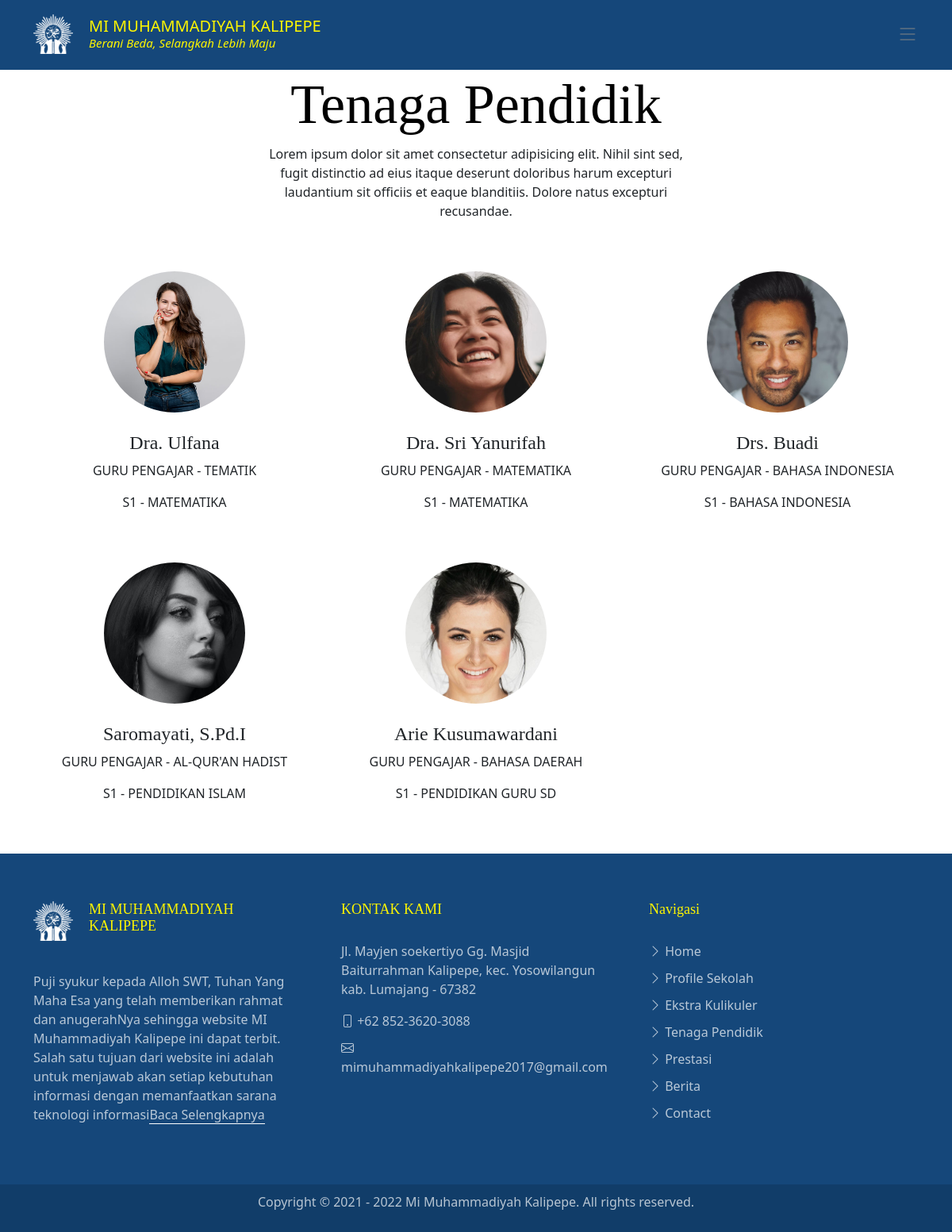
Page /index.php/home/tenaga_pendidik on the committed database.
### tables this page shows
CREATE TABLE `tb_guru` (
  `id_guru` int(11) NOT NULL,
  `nama_guru` varchar(64) NOT NULL,
  `nip_guru` int(18) NOT NULL,
  `jabatan_guru` enum('Guru Pengajar') NOT NULL,
  `id_pendidikan` int(11) NOT NULL,
  `pendidikan_terakhir` varchar(64) NOT NULL,
  `id_mapel` int(11) NOT NULL,
  `foto_guru` varchar(64) NOT NULL
);

CREATE TABLE `tb_mapel` (
  `id_mapel` int(11) NOT NULL,
  `mata_pelajaran` varchar(32) NOT NULL
);

CREATE TABLE `tb_pendidikan` (
  `id_pendidikan` int(11) NOT NULL,
  `jenjang_pendidikan` varchar(3) NOT NULL
);

CREATE TABLE `tb_profile` (
  `id_profile` int(11) NOT NULL,
  `id_kategori` int(11) NOT NULL,
  `judul_profile` longtext NOT NULL,
  `deskripsi_profile` longtext NOT NULL,
  `gambar_profile` varchar(64) NOT NULL
);

### application/controllers/Home.php (called while the page is built, shortened)
<?php
class Home extends CI_Controller {
	public function __construct(){
		$this->load->model('main_model','', TRUE);
		$this->load->model('ModelProfile');
		$this->load->model('ModelStruktur');
		$this->load->model('ModelGuru');
		$this->load->model('ModelProfile');
		$this->load->model('ModelGaleri');
		$this->load->library('pagination');
		$this->load->helper('url');
	}
	public function tenaga_pendidik(){
        $data['profile'] =$this->ModelProfile->read_profile()->result();
		$data['guru'] = $this->ModelGuru->read_guru();
		$this->load->view('tenaga_pendidik',$data);
	}
}

### index.php (called while the page is built, shortened)
<?php
require_once BASEPATH.'core/CodeIgniter.php';

### application/models/ModelGuru.php (called while the page is built, shortened)
<?php
class ModelGuru extends CI_Model{
    function read_guru(){
        $this->db->select('*');
        $this->db->from('tb_guru');
        $this->db->join('tb_pendidikan','tb_pendidikan.id_pendidikan=tb_guru.id_pendidikan');
        $this->db->join('tb_mapel','tb_mapel.id_mapel=tb_guru.id_mapel');
        $this->db->order_by('id_guru','ASC');
        $query = $this->db->get();
        return $query->result();
    }
}
 ?>

### application/models/ModelProfile.php (called while the page is built, shortened)
<?php
class ModelProfile extends CI_Model{
    function read_profile(){
        $this->db->select('*');
        $this->db->from('tb_profile');
        $this->db->where('id_kategori', '1');
        return $this->db->get();
    }
}
 ?>

### application/views/tenaga_pendidik.php (the view, shortened to what this page needs)
<!DOCTYPE html>
<html lang="en">
<head>
  <?php $this->load->view('_template/head') ?>
</head>
<body>
  <?php $this->load->view('_template/header') ?>
  <main id="main">
    <section>
      <div class="container" data-aos="fade-up">
        <div class="row">
          <div class="col-12 text-center mb-5">
            <h1 class="page-title">Tenaga Pendidik</h1>
            <div class="row justify-content-center">
              <div class="col-lg-6">
                <p>Lorem ipsum dolor sit amet consectetur adipisicing elit. Nihil sint sed, fugit distinctio ad eius itaque deserunt doloribus harum excepturi laudantium sit officiis et eaque blanditiis. Dolore natus excepturi recusandae.</p>
              </div>
            </div>
          </div>
          <?php foreach ($guru as $g) {  ?>
          <div class="col-lg-4 text-center mb-5">
            <img src="<?php echo base_url().'assets/foto/fotoguru/'.$g->foto_guru ?>" alt="" class="img-fluid rounded-circle w-50 mb-4">
            <h4><?php echo $g->nama_guru ?></h4>
            <span class="d-block mb-3 text-uppercase"><?php echo $g->jabatan_guru ?> &#45; <?php echo $g->mata_pelajaran ?></span>
            <span class="d-block mb-3 text-uppercase"><?php echo $g->jenjang_pendidikan ?> &#45; <?php echo $g->pendidikan_terakhir ?></span>
          </div>
          <?php } ?>
        </div>
      </div>
    </section>
  </main>
  <?php $this->load->view('_template/footer') ?>
</body>
</html>

### application/views/_template/footer.php
<footer id="footer" class="footer">
  <div class="footer-content">
    <div class="container">
      <div class="row g-5">
        <div class="col-lg-4">
          <div class="brand">
            <img src="assets/logo.png" width="50" height="50">
            <h3 class="footer-heading">MI MUHAMMADIYAH <br>KALIPEPE</h3>
          </div>
          <?php foreach ($profile as $prfl) { ?>
          <p><?php echo substr($prfl->deskripsi_profile, 0,306) ?><a href="<?php echo base_url('profile') ?>" class="footer-link-more">Baca Selengkapnya</a></p>
         <?php } ?>
        </div>
        <div class="col-6 col-lg-4">
          <h3 class="footer-heading">KONTAK KAMI</h3>
          <p>Jl. Mayjen soekertiyo Gg. Masjid Baiturrahman Kalipepe, kec. Yosowilangun kab. Lumajang - 67382</p>
          <ul class="footer-links list-unstyled">
            <li><i class="bi bi-phone"></i> +62 852-3620-3088</li>
            <li><i class="bi bi-envelope"></i> mimuhammadiyahkalipepe2017@gmail.com</li>
          </ul>
        </div>
        <div class="col-6 col-lg-2">
          <h3 class="footer-heading">Navigasi</h3>
          <ul class="footer-links list-unstyled">
            <li><a href="<?php echo base_url('home') ?>"><i class="bi bi-chevron-right"></i> Home</a></li>
            <li><a href="<?php echo base_url('profile') ?>"><i class="bi bi-chevron-right"></i> Profile Sekolah</a></li>
            <li><a href="<?php echo base_url('ekskul') ?>"><i class="bi bi-chevron-right"></i> Ekstra Kulikuler</a></li>
            <li><a href="<?php echo base_url('tenaga-pendidik') ?>"><i class="bi bi-chevron-right"></i> Tenaga Pendidik</a></li>
            <li><a href="<?php echo base_url('prestasi') ?>"><i class="bi bi-chevron-right"></i> Prestasi</a></li>
            <li><a href="<?php echo base_url('berita') ?>"><i class="bi bi-chevron-right"></i> Berita</a></li>
            <li><a href="<?php echo base_url('kontak') ?>"><i class="bi bi-chevron-right"></i> Contact</a></li>
          </ul>
        </div>
      </div>
    </div>
  </div>
  <div class="footer-legal">
    <div class="container">
      <div class="row justify-content-between">
        <div class="text-center">
          <div class="copyright" >
            <p>Copyright &copy; 2021 - <?php echo date("Y"); ?> Mi Muhammadiyah Kalipepe. All rights reserved.</p>
          </div>
        </div>
      </div>
    </div>
  </div>
</footer>

### assets/main/css/main.css (style rules this page uses)
:root { scroll-behavior: smooth; }
body { color: rgba(var(--color-primary-rgb), 1); }
a { color: var(--color-links); text-decoration: none; }
h1, h2, h3, h4, h5, h6 { font-family: var(--font-primary); }
#main { margin-top: 90px; }
section { overflow: hidden; }
.page-title { font-size: 70px; color: var(--color-black); }
section { scroll-margin-top: 70px; }
.footer { overflow: hidden; background-color: #15477A; font-size: 16px; color: rgba(var(--color-white-rgb), 0.7); }
.footer .footer-content { padding: 60px 0; }
.footer a.footer-link-more { color: rgba(var(--color-white-rgb), 0.7); display: inline-block; position: relative; }
.footer a.footer-link-more:before { content: ""; position: absolute; bottom: 0; left: 0; right: 0; height: 1px; background: var(--color-white); }
.footer .footer-heading { color: #FDF500; margin-bottom: 20px; padding-bottom: 10px; font-size: 18px; }
.footer .footer-links li { margin-bottom: 10px; }
.footer .footer-links li a { color: rgba(var(--color-white-rgb), 0.7); }
.footer .footer-legal { background-color: #113d69; padding: 10px 0; }

### assets/main/style.css (style rules this page uses)
.brand { display: flex; }
.brand img { margin-right: 20px; }

### rows in the picture
tb_guru: foto_guru (picture), nama_guru "Dra. Ulfana", jabatan_guru "GURU PENGAJAR", id_mapel.mata_pelajaran "TEMATIK", id_pendidikan.jenjang_pendidikan "S1", pendidikan_terakhir "MATEMATIKA"
tb_guru: foto_guru (picture), nama_guru "Dra. Sri Yanurifah", jabatan_guru "GURU PENGAJAR", id_mapel.mata_pelajaran "MATEMATIKA", id_pendidikan.jenjang_pendidikan "S1", pendidikan_terakhir "MATEMATIKA"
tb_guru: foto_guru (picture), nama_guru "Drs. Buadi", jabatan_guru "GURU PENGAJAR", id_mapel.mata_pelajaran "BAHASA INDONESIA", id_pendidikan.jenjang_pendidikan "S1", pendidikan_terakhir "BAHASA INDONESIA"
tb_guru: foto_guru (picture), nama_guru "Saromayati, S.Pd.I", jabatan_guru "GURU PENGAJAR", id_mapel.mata_pelajaran "AL-QUR'AN HADIST", id_pendidikan.jenjang_pendidikan "S1", pendidikan_terakhir "PENDIDIKAN ISLAM"
tb_guru: foto_guru (picture), nama_guru "Arie Kusumawardani", jabatan_guru "GURU PENGAJAR", id_mapel.mata_pelajaran "BAHASA DAERAH", id_pendidikan.jenjang_pendidikan "S1", pendidikan_terakhir "PENDIDIKAN GURU SD"
tb_profile: deskripsi_profile "Puji syukur kepada Alloh SWT, Tuhan Yang Maha Esa yang telah memberikan rahmat dan anugerahNya sehingga website MI Muhammadiyah Kalipepe ini dapat terbit. Salah satu tujuan dari website ini adalah untuk menjawab akan setiap kebutuhan informasi dengan memanfaatkan sarana teknologi informasi"
